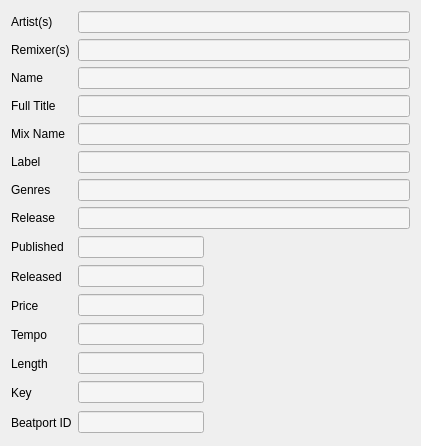
<?xml version="1.0" encoding="UTF-8"?>
<ui version="4.0">
 <class>TrackInfosView</class>
 <widget class="QWidget" name="TrackInfosView">
  <property name="geometry">
   <rect>
    <x>0</x>
    <y>0</y>
    <width>421</width>
    <height>428</height>
   </rect>
  </property>
  <property name="sizePolicy">
   <sizepolicy hsizetype="Minimum" vsizetype="Preferred">
    <horstretch>0</horstretch>
    <verstretch>0</verstretch>
   </sizepolicy>
  </property>
  <property name="windowTitle">
   <string>Infos</string>
  </property>
  <property name="styleSheet">
   <string notr="true">QLineEdit {
	background-color : rgb(245, 245, 245)
}</string>
  </property>
  <layout class="QGridLayout" name="gridLayout_2">
   <item row="0" column="0">
    <layout class="QGridLayout" name="gridLayout">
     <item row="7" column="0">
      <widget class="QLabel" name="label_6">
       <property name="text">
        <string>Release</string>
       </property>
      </widget>
     </item>
     <item row="6" column="0">
      <widget class="QLabel" name="label_14">
       <property name="text">
        <string>Genres</string>
       </property>
      </widget>
     </item>
     <item row="6" column="2" colspan="2">
      <widget class="QLineEdit" name="d_genres">
       <property name="text">
        <string notr="true"/>
       </property>
       <property name="readOnly">
        <bool>true</bool>
       </property>
      </widget>
     </item>
     <item row="8" column="0">
      <widget class="QLabel" name="label_3">
       <property name="text">
        <string>Published</string>
       </property>
      </widget>
     </item>
     <item row="0" column="0">
      <widget class="QLabel" name="label_7">
       <property name="text">
        <string>Artist(s)</string>
       </property>
      </widget>
     </item>
     <item row="0" column="2" colspan="2">
      <widget class="QLineEdit" name="d_artists">
       <property name="text">
        <string notr="true"/>
       </property>
       <property name="readOnly">
        <bool>true</bool>
       </property>
      </widget>
     </item>
     <item row="1" column="0">
      <widget class="QLabel" name="label_11">
       <property name="text">
        <string>Remixer(s)</string>
       </property>
      </widget>
     </item>
     <item row="1" column="2" colspan="2">
      <widget class="QLineEdit" name="d_remixers">
       <property name="text">
        <string notr="true"/>
       </property>
       <property name="readOnly">
        <bool>true</bool>
       </property>
      </widget>
     </item>
     <item row="2" column="0">
      <widget class="QLabel" name="label_5">
       <property name="text">
        <string>Name</string>
       </property>
      </widget>
     </item>
     <item row="2" column="2" colspan="2">
      <widget class="QLineEdit" name="d_name">
       <property name="text">
        <string notr="true"/>
       </property>
       <property name="readOnly">
        <bool>true</bool>
       </property>
      </widget>
     </item>
     <item row="3" column="0">
      <widget class="QLabel" name="label_13">
       <property name="text">
        <string>Full Title</string>
       </property>
      </widget>
     </item>
     <item row="3" column="2" colspan="2">
      <widget class="QLineEdit" name="d_title">
       <property name="text">
        <string notr="true"/>
       </property>
       <property name="readOnly">
        <bool>true</bool>
       </property>
      </widget>
     </item>
     <item row="4" column="0">
      <widget class="QLabel" name="label_4">
       <property name="text">
        <string>Mix Name</string>
       </property>
      </widget>
     </item>
     <item row="4" column="2" colspan="2">
      <widget class="QLineEdit" name="d_mixname">
       <property name="text">
        <string notr="true"/>
       </property>
       <property name="readOnly">
        <bool>true</bool>
       </property>
      </widget>
     </item>
     <item row="5" column="0">
      <widget class="QLabel" name="label_9">
       <property name="text">
        <string>Label</string>
       </property>
      </widget>
     </item>
     <item row="5" column="2" colspan="2">
      <widget class="QLineEdit" name="d_label">
       <property name="text">
        <string notr="true"/>
       </property>
       <property name="readOnly">
        <bool>true</bool>
       </property>
      </widget>
     </item>
     <item row="7" column="2" colspan="2">
      <widget class="QLineEdit" name="d_release">
       <property name="text">
        <string notr="true"/>
       </property>
       <property name="readOnly">
        <bool>true</bool>
       </property>
      </widget>
     </item>
     <item row="8" column="2">
      <widget class="QLineEdit" name="d_publishdate">
       <property name="minimumSize">
        <size>
         <width>66</width>
         <height>0</height>
        </size>
       </property>
       <property name="text">
        <string notr="true"/>
       </property>
       <property name="readOnly">
        <bool>true</bool>
       </property>
      </widget>
     </item>
     <item row="8" column="3" rowspan="7">
      <widget class="QLabel" name="imageArea">
       <property name="sizePolicy">
        <sizepolicy hsizetype="Preferred" vsizetype="Preferred">
         <horstretch>0</horstretch>
         <verstretch>0</verstretch>
        </sizepolicy>
       </property>
       <property name="minimumSize">
        <size>
         <width>200</width>
         <height>200</height>
        </size>
       </property>
       <property name="maximumSize">
        <size>
         <width>200</width>
         <height>200</height>
        </size>
       </property>
       <property name="pixmap">
        <pixmap resource="../../resources/resources.qrc">:/general/noalbum</pixmap>
       </property>
       <property name="alignment">
        <set>Qt::AlignCenter</set>
       </property>
      </widget>
     </item>
     <item row="9" column="0">
      <widget class="QLabel" name="label_10">
       <property name="text">
        <string>Released</string>
       </property>
      </widget>
     </item>
     <item row="9" column="2">
      <widget class="QLineEdit" name="d_releaseDate">
       <property name="minimumSize">
        <size>
         <width>66</width>
         <height>0</height>
        </size>
       </property>
       <property name="text">
        <string notr="true"/>
       </property>
       <property name="readOnly">
        <bool>true</bool>
       </property>
      </widget>
     </item>
     <item row="10" column="0">
      <widget class="QLabel" name="label">
       <property name="text">
        <string>Price</string>
       </property>
      </widget>
     </item>
     <item row="11" column="0">
      <widget class="QLabel" name="label_12">
       <property name="text">
        <string>Tempo</string>
       </property>
      </widget>
     </item>
     <item row="12" column="0">
      <widget class="QLabel" name="label_2">
       <property name="text">
        <string>Length</string>
       </property>
      </widget>
     </item>
     <item row="13" column="0">
      <widget class="QLabel" name="label_8">
       <property name="text">
        <string>Key</string>
       </property>
      </widget>
     </item>
     <item row="14" column="0">
      <widget class="QLabel" name="label_15">
       <property name="text">
        <string>Beatport ID</string>
       </property>
      </widget>
     </item>
     <item row="14" column="2">
      <widget class="QLineEdit" name="d_bpid">
       <property name="text">
        <string notr="true"/>
       </property>
       <property name="readOnly">
        <bool>true</bool>
       </property>
      </widget>
     </item>
     <item row="13" column="2">
      <widget class="QLineEdit" name="d_key">
       <property name="text">
        <string notr="true"/>
       </property>
       <property name="readOnly">
        <bool>true</bool>
       </property>
      </widget>
     </item>
     <item row="12" column="2">
      <widget class="QLineEdit" name="d_length">
       <property name="text">
        <string notr="true"/>
       </property>
       <property name="readOnly">
        <bool>true</bool>
       </property>
      </widget>
     </item>
     <item row="11" column="2">
      <widget class="QLineEdit" name="d_bpm">
       <property name="text">
        <string notr="true"/>
       </property>
       <property name="readOnly">
        <bool>true</bool>
       </property>
      </widget>
     </item>
     <item row="10" column="2">
      <widget class="QLineEdit" name="d_price">
       <property name="text">
        <string notr="true"/>
       </property>
       <property name="readOnly">
        <bool>true</bool>
       </property>
      </widget>
     </item>
    </layout>
   </item>
  </layout>
 </widget>
 <resources>
  <include location="../../resources/resources.qrc"/>
 </resources>
 <connections/>
 <designerdata>
  <property name="gridDeltaX">
   <number>10</number>
  </property>
  <property name="gridDeltaY">
   <number>10</number>
  </property>
  <property name="gridSnapX">
   <bool>true</bool>
  </property>
  <property name="gridSnapY">
   <bool>true</bool>
  </property>
  <property name="gridVisible">
   <bool>true</bool>
  </property>
 </designerdata>
</ui>
